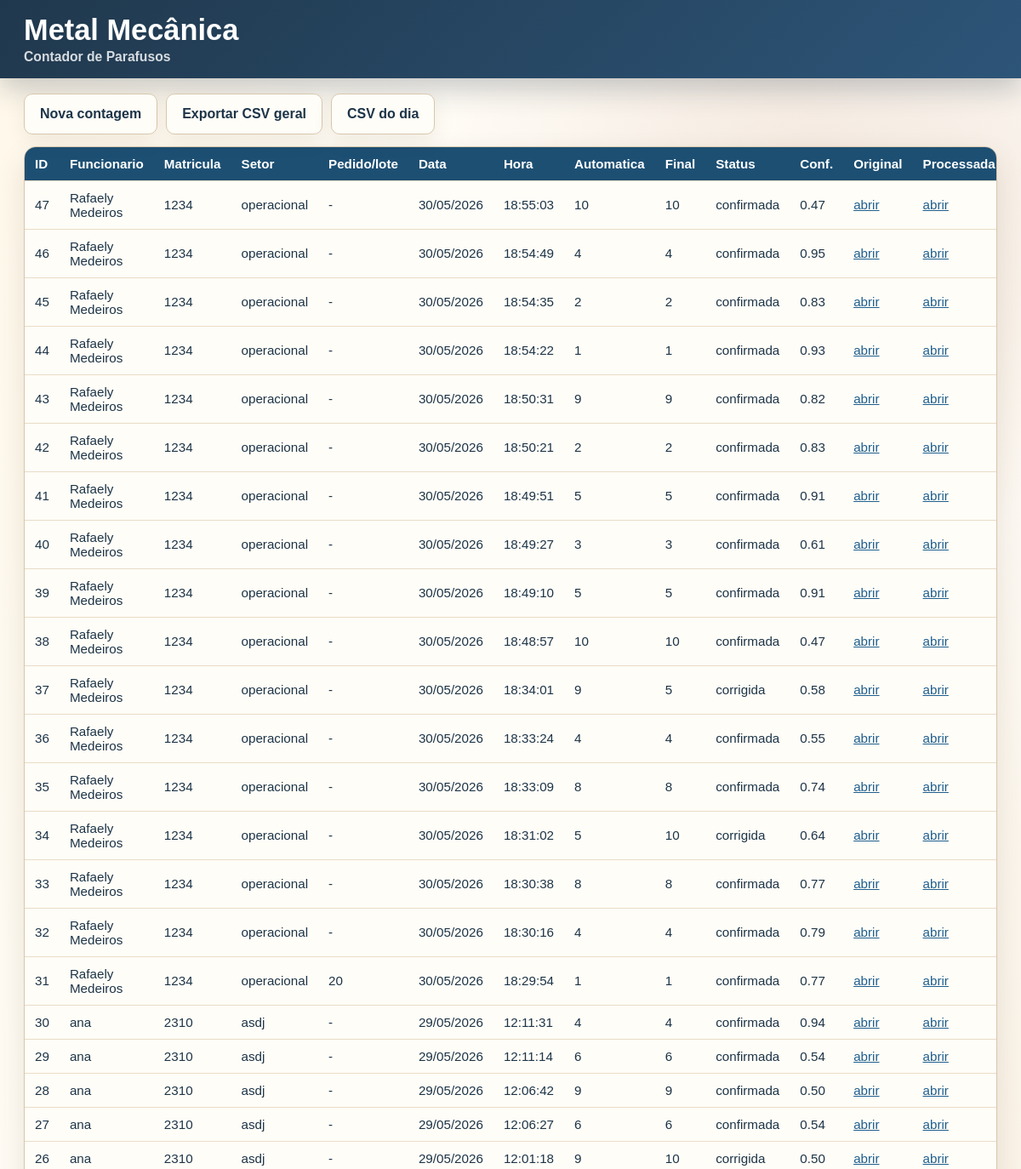
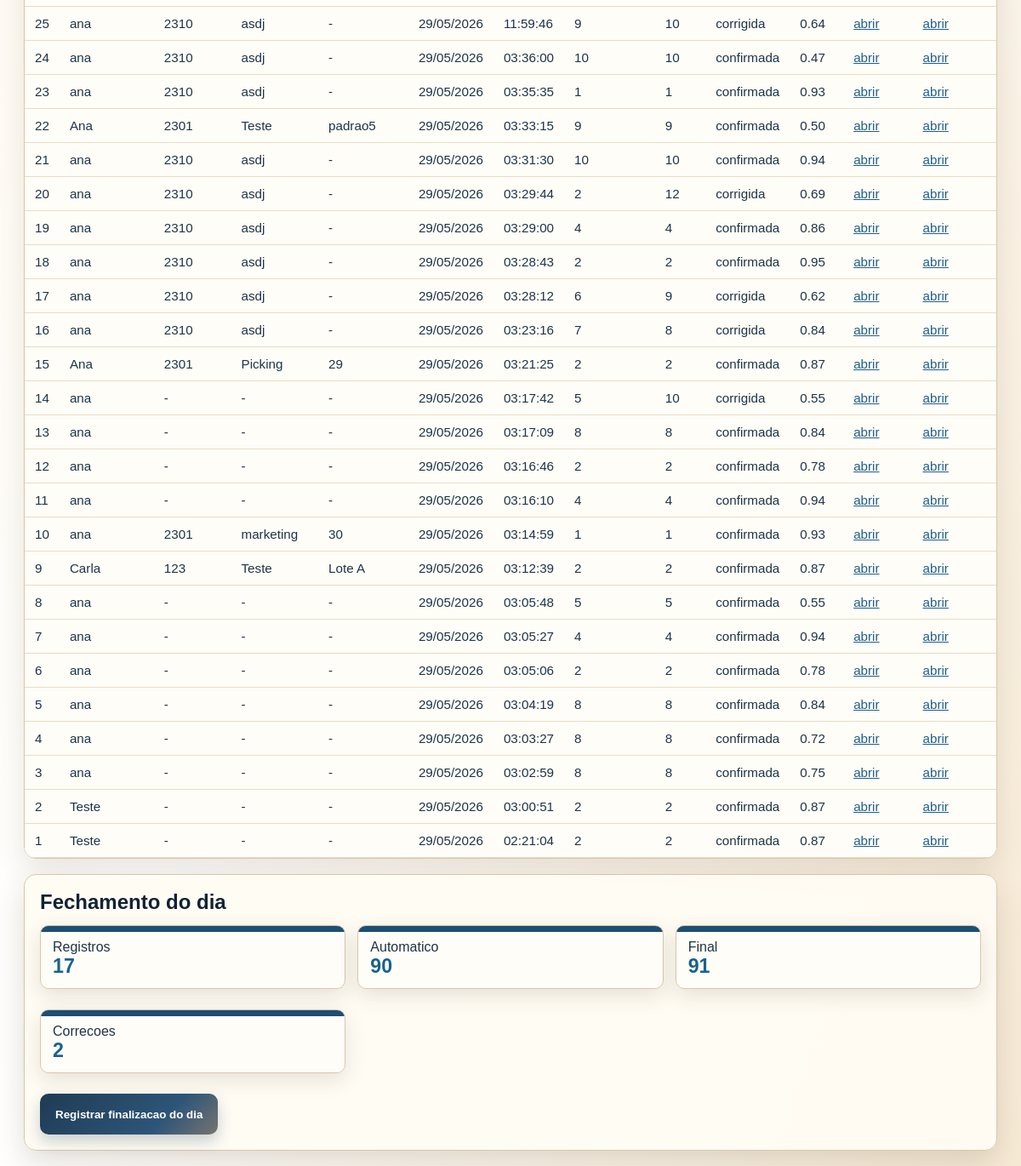
Page /dashboard on the earlier database version (2 pictures, top to bottom).
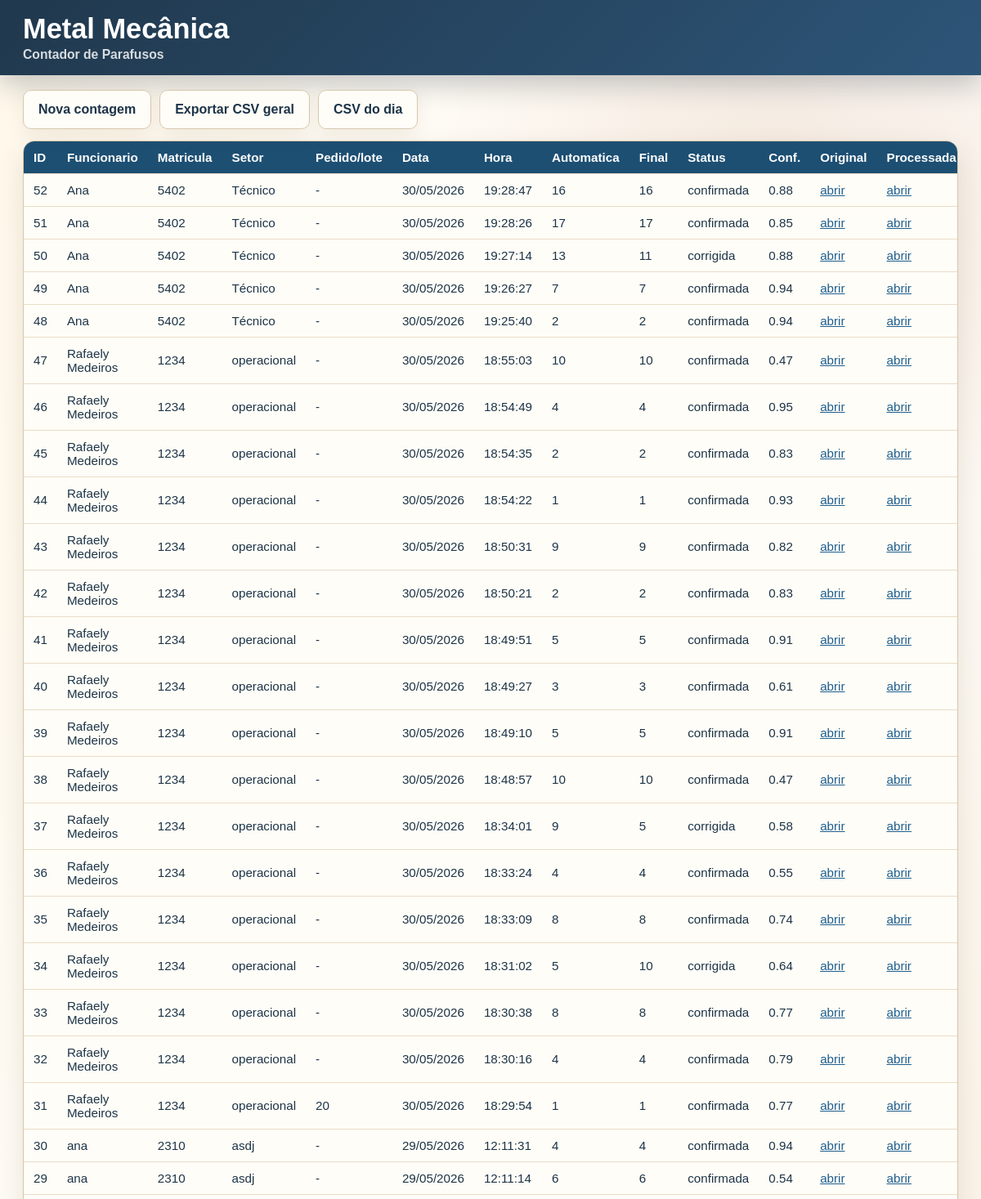
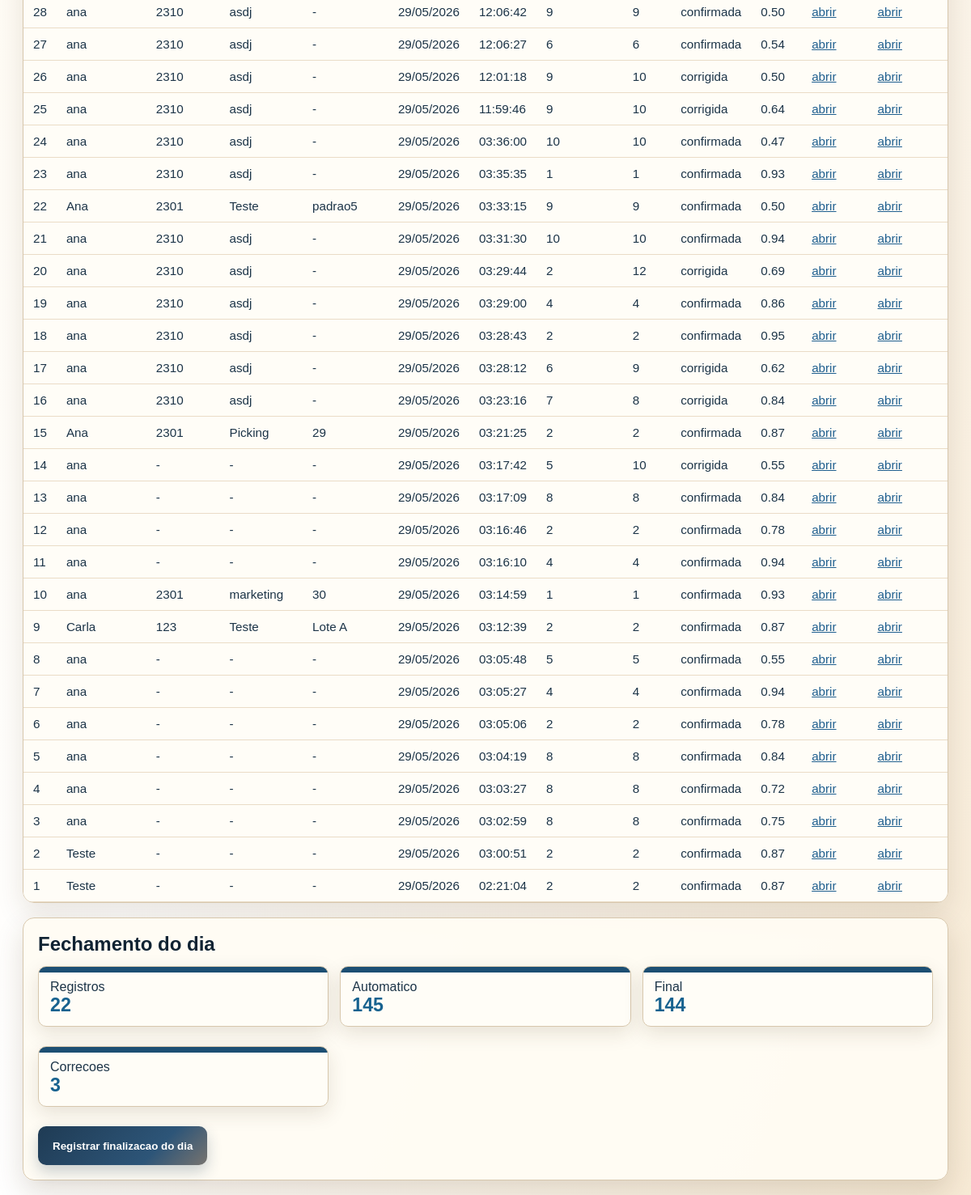
Same page on the later database version (2 pictures, top to bottom).
### app/models.py (models this page shows)
class Contagem(Base):
    __tablename__ = "contagens"
    id = Column(Integer, primary_key=True, index=True)
    funcionario_nome = Column(String(160), nullable=False)
    funcionario_id = Column(String(80), nullable=True)
    setor = Column(String(120), nullable=True)
    pedido = Column(String(120), nullable=True)
    data_hora = Column(DateTime(timezone=True), server_default=func.now(), index=True)
    total_parafusos = Column(Integer, nullable=False)
    total_corrigido = Column(Integer, nullable=True)
    confianca_media = Column(Float, nullable=False)
    imagem_original = Column(Text, nullable=False)
    imagem_processada = Column(Text, nullable=False)
    status = Column(String(40), nullable=True)
    observacao = Column(Text, nullable=True)

### app/main.py (the view)
@app.get("/dashboard")
def dashboard(request: Request, db: Session = Depends(get_db)):
    registros = db.query(Contagem).order_by(Contagem.data_hora.desc()).limit(500).all()
    today_records = records_for_date(db, date.today())
    return templates.TemplateResponse(
        request,
        "dashboard.html",
        {
            "registros": registros,
            "static_url_for_path": static_url_for_path,
            "today_summary": day_summary(today_records),
            "finalizado": request.query_params.get("finalizado", ""),
        },
    )

### app/templates/dashboard.html (shortened to what this page needs)
<!doctype html>
<html lang="pt-BR">
<head>
  <link rel="stylesheet" href="/static/css/style.css">
</head>
<body>
  <header class="brandbar">
    <div class="brandbar-inner">
      <h1>Metal Mecânica</h1>
      <span>Contador de Parafusos</span>
    </div>
  </header>
  <main class="shell">
    <nav class="nav">
      <a class="button secondary" href="/">Nova contagem</a>
      <a class="button secondary" href="/export/csv">Exportar CSV geral</a>
      <a class="button secondary" href="/export/csv/today">CSV do dia</a>
    </nav>
    <section class="table-wrap">
      <table>
        <thead>
          <tr>
            <th>ID</th>
            <th>Funcionario</th>
            <th>Matricula</th>
            <th>Setor</th>
            <th>Pedido/lote</th>
            <th>Data</th>
            <th>Hora</th>
            <th>Automatica</th>
            <th>Final</th>
            <th>Status</th>
            <th>Conf.</th>
            <th>Original</th>
            <th>Processada</th>
          </tr>
        </thead>
        <tbody>
          {% for item in registros %}
          <tr>
            <td>{{ item.id }}</td>
            <td>{{ item.funcionario_nome }}</td>
            <td>{{ item.funcionario_id or "-" }}</td>
            <td>{{ item.setor or "-" }}</td>
            <td>{{ item.pedido or "-" }}</td>
            <td>{{ item.data_hora.strftime("%d/%m/%Y") }}</td>
            <td>{{ item.data_hora.strftime("%H:%M:%S") }}</td>
            <td>{{ item.total_parafusos }}</td>
            <td>{{ item.total_corrigido if item.total_corrigido is not none else item.total_parafusos }}</td>
            <td>{{ item.status or "confirmada" }}</td>
            <td>{{ "%.2f"|format(item.confianca_media) }}</td>
            <td><a href="{{ static_url_for_path(item.imagem_original) }}" target="_blank">abrir</a></td>
            <td><a href="{{ static_url_for_path(item.imagem_processada) }}" target="_blank">abrir</a></td>
          </tr>
          {% else %}
          <tr><td colspan="13">Nenhuma contagem registrada.</td></tr>
          {% endfor %}
        </tbody>
      </table>
    </section>
    <section class="panel day-close-panel">
      <h2>Fechamento do dia</h2>
      <div class="metric-grid">
        <div class="metric">Registros<strong>{{ today_summary.registros }}</strong></div>
        <div class="metric">Automatico<strong>{{ today_summary.automatico }}</strong></div>
        <div class="metric">Final<strong>{{ today_summary.final }}</strong></div>
        <div class="metric">Correcoes<strong>{{ today_summary.correcoes }}</strong></div>
      </div>
      <form action="/finalizar-dia" method="post">
        <button type="submit">Registrar finalizacao do dia</button>
      </form>
    </section>
  </main>
</body>
</html>

### app/static/css/style.css (style rules this page uses)
:root { color-scheme: light; --navy: #1c3448; --navy-dark: #102333; --blue: #1f5f8f; --copper: #c99566; --gold: #b67a2d; --cream: #fff7e9; --paper: #fffcf4; --border: #d7c7ad; --muted: #6d5744; --ok-bg: #ecfdf5; --ok-border: #bbf7d0; --ok-text: #166534; --warn-bg: #fff7ed; --warn-border: #fed7aa; --warn-text: #9a3412; }
* { box-sizing: border-box; }
body { margin: 0; font-family: Arial, Helvetica, sans-serif; color: var(--navy); background: radial-gradient(circle at 80% 8%, rgba(201, 149, 102, .22), transparent 28rem), linear-gradient(110deg, #fff8ea 0%, #ffffff 48%, #f7ead5 100%); }
a { color: var(--blue); }
.brandbar { background: linear-gradient(135deg, #20384d 0%, #2d5578 100%); color: #fff; box-shadow: 0 12px 34px rgba(16, 35, 51, .24); }
.brandbar-inner { width: min(1180px, 100%); margin: 0 auto; padding: 16px 18px; display: flex; flex-direction: column; align-items: flex-start; gap: 2px; }
.brandbar h1 { margin: 0; color: #fff; font-size: clamp(1.35rem, 3vw, 2.15rem); letter-spacing: 0; }
.brandbar span { color: rgba(255, 255, 255, .82); font-size: .98rem; font-weight: 700; }
.shell { width: min(1180px, 100%); margin: 0 auto; padding: 18px; }
.nav { display: flex; gap: 10px; flex-wrap: wrap; margin: 0 0 14px; }
.button, button { display: inline-flex; align-items: center; justify-content: center; min-height: 48px; border: 0; border-radius: 10px; padding: 0 18px; background: linear-gradient(135deg, #1f3b54 0%, #2d5578 68%, #c99566 135%); color: #fff; font-weight: 800; text-decoration: none; cursor: pointer; box-shadow: 0 8px 18px rgba(31, 59, 84, .24); }
.button.secondary { background: #fffdf7; color: var(--navy); border: 1px solid var(--border); box-shadow: 0 8px 24px rgba(73, 47, 18, .08); }
.panel, .guide-card, .result-panel { background: rgba(255, 252, 244, .94); border: 1px solid var(--border); border-radius: 14px; box-shadow: 0 14px 34px rgba(73, 47, 18, .16); }
.panel { padding: 18px; }
h1, h2, h3 { margin: 0 0 14px; line-height: 1.15; color: var(--navy-dark); letter-spacing: 0; }
.day-close-panel { margin-top: 18px; }
.metric { background: linear-gradient(180deg, #1d4f73 0 7px, #fffdf7 7px 100%); border: 1px solid var(--border); border-radius: 10px; padding: 16px 14px 12px; box-shadow: 0 8px 24px rgba(73, 47, 18, .13); margin-bottom: 10px; }
.metric-grid { display: grid; grid-template-columns: repeat(3, 1fr); gap: 14px; margin-bottom: 14px; }
.metric strong { display: block; font-size: 1.45rem; color: #17628f; }
.table-wrap { overflow-x: auto; background: #fffdf7; border: 1px solid var(--border); border-radius: 14px; box-shadow: 0 14px 34px rgba(73, 47, 18, .12); }
table { width: 100%; border-collapse: collapse; min-width: 980px; }
th, td { padding: 11px 12px; border-bottom: 1px solid #eadcc7; text-align: left; font-size: .95rem; }
th { background: #1d4f73; color: #fff; }

Differences in the rows shown:
added Contagem: id "52", funcionario_nome "Ana", funcionario "5402", setor "Técnico", pedido "-", data_hora "30/05/2026", data_hora "19:28:47", total_parafusos "16", total_corrigido "16", status "confirmada", confianca_media "0.88"
added Contagem: id "51", funcionario_nome "Ana", funcionario "5402", setor "Técnico", pedido "-", data_hora "30/05/2026", data_hora "19:28:26", total_parafusos "17", total_corrigido "17", status "confirmada", confianca_media "0.85"
added Contagem: id "50", funcionario_nome "Ana", funcionario "5402", setor "Técnico", pedido "-", data_hora "30/05/2026", data_hora "19:27:14", total_parafusos "13", total_corrigido "11", status "corrigida", confianca_media "0.88"
added Contagem: id "49", funcionario_nome "Ana", funcionario "5402", setor "Técnico", pedido "-", data_hora "30/05/2026", data_hora "19:26:27", total_parafusos "7", total_corrigido "7", status "confirmada", confianca_media "0.94"
added Contagem: id "48", funcionario_nome "Ana", funcionario "5402", setor "Técnico", pedido "-", data_hora "30/05/2026", data_hora "19:25:40", total_parafusos "2", total_corrigido "2", status "confirmada", confianca_media "0.94"
Other differences:
{{ today_summary.registros }}: "17" → "22"
{{ today_summary.automatico }}: "90" → "145"
{{ today_summary.final }}: "91" → "144"
{{ today_summary.correcoes }}: "2" → "3"
